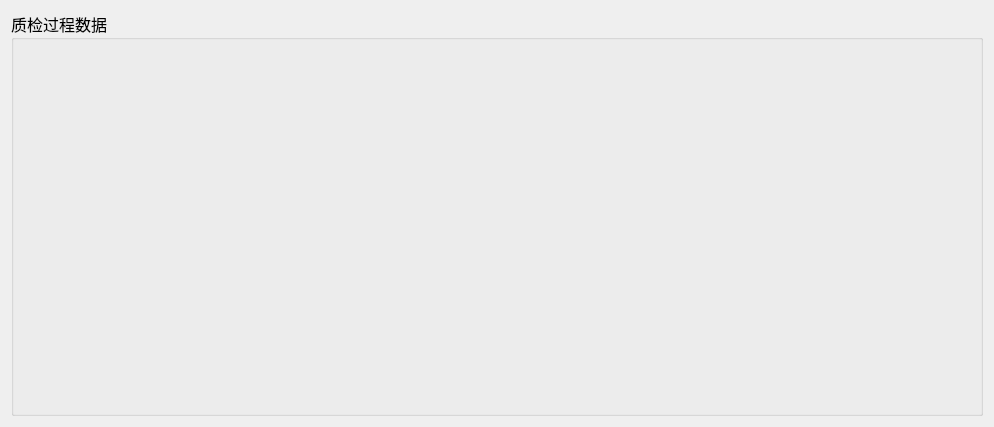
<?xml version="1.0" encoding="UTF-8"?>
<ui version="4.0">
 <class>Td_MainWid</class>
 <widget class="QWidget" name="Td_MainWid">
  <property name="geometry">
   <rect>
    <x>0</x>
    <y>0</y>
    <width>994</width>
    <height>427</height>
   </rect>
  </property>
  <property name="font">
   <font>
    <family>微软雅黑</family>
    <pointsize>11</pointsize>
   </font>
  </property>
  <property name="windowTitle">
   <string>Form</string>
  </property>
  <layout class="QGridLayout" name="gridLayout">
   <item row="0" column="0">
    <widget class="QGroupBox" name="groupBox">
     <property name="font">
      <font>
       <family>微软雅黑</family>
       <pointsize>12</pointsize>
      </font>
     </property>
     <property name="title">
      <string>质检过程数据</string>
     </property>
    </widget>
   </item>
  </layout>
 </widget>
 <resources/>
 <connections/>
</ui>
